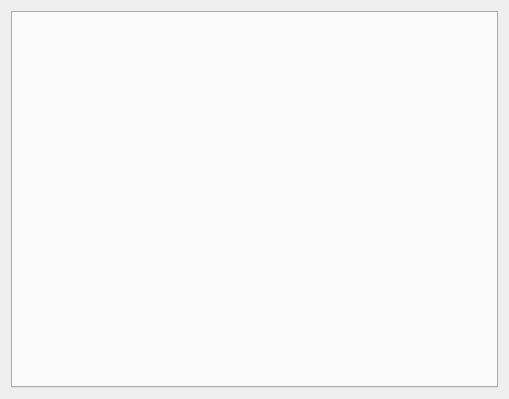
<?xml version="1.0" encoding="UTF-8"?>
<ui version="4.0">
 <class>ResourceTool</class>
 <widget class="QWidget" name="ResourceTool">
  <property name="geometry">
   <rect>
    <x>0</x>
    <y>0</y>
    <width>509</width>
    <height>399</height>
   </rect>
  </property>
  <property name="windowTitle">
   <string>Form</string>
  </property>
  <layout class="QGridLayout" name="gridLayout">
   <item row="0" column="0">
    <widget class="QTabWidget" name="tabWidget">
     <property name="tabPosition">
      <enum>QTabWidget::North</enum>
     </property>
     <property name="tabShape">
      <enum>QTabWidget::Rounded</enum>
     </property>
     <property name="currentIndex">
      <number>-1</number>
     </property>
     <property name="documentMode">
      <bool>false</bool>
     </property>
     <property name="movable">
      <bool>false</bool>
     </property>
    </widget>
   </item>
  </layout>
 </widget>
 <resources/>
 <connections/>
</ui>
